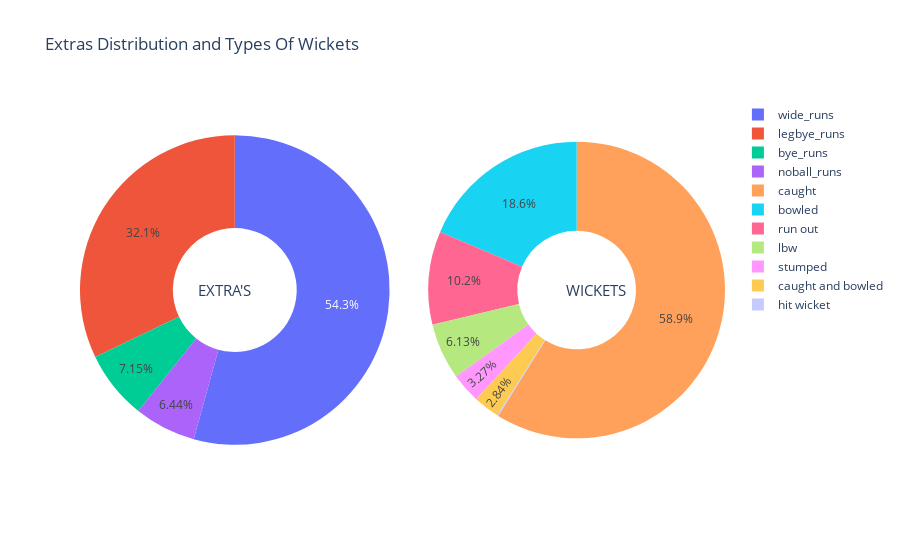

The notebook cell saved with this chart:
### Markdown cell above
### Extras And Wickets (INTERACTIVE)

### Code cell
extras=['wide_runs','bye_runs','legbye_runs','noball_runs']
sizes=[5161,680,3056,612]

dismiss=["run out","bowled", "caught", "lbw", "stumped", "caught and bowled", "hit wicket"]
ct=delivery[delivery["dismissal_kind"].isin(dismiss)]
bx=ct.dismissal_kind.value_counts()[:10]
bx


fig = {
  "data": [
    {
      "values": sizes,
      "labels": extras,
      "domain": {"x": [0, .48]},
      "name": "Extra's",
      "hoverinfo":"label+percent+name",
      "hole": .4,
      "type": "pie"
    },     
    {
      "values": bx.values ,
      "labels": bx.index,
      "textposition":"inside",
      "domain": {"x": [.54, 1]},
      "name": "Wickets",
      "hoverinfo":"label+percent+name",
      "hole": .4,
      "type": "pie"
    }],
  "layout": {
        "title":"Extras Distribution and Types Of Wickets",
        "annotations": [
            {
                "font": {
                    "size": 15
                },
                "showarrow": False,
                "text": "EXTRA'S",
                "x": 0.18,
                "y": 0.5
            },
            {
                "font": {
                    "size": 15
                },
                "showarrow": False,
                "text": "WICKETS",
                "x": 0.85,
                "y": 0.5
            }
        ]
    }
}
py.iplot(fig, filename='donut')

### Figure 1 — Plotly figure (JSON) as saved in the notebook; plotly's stock layout.template omitted (floating-point values rounded to 4 significant figures)
{"data": [{"domain": {"x": [0, 0.48]}, "hole": 0.4, "hoverinfo": "label+percent+name", "labels": ["wide_runs", "bye_runs", "legbye_runs", "noball_runs"], "name": "Extra's", "type": "pie", "values": [5161, 680, 3056, 612]}, {"domain": {"x": [0.54, 1]}, "hole": 0.4, "hoverinfo": "label+percent+name", "labels": ["caught", "bowled", "run out", "lbw", "stumped", "caught and bowled", "hit wicket"], "name": "Wickets", "textposition": "inside", "type": "pie", "values": [4373, 1382, 755, 455, 243, 211, 9]}], "layout": {"annotations": [{"font": {"size": 15}, "showarrow": false, "text": "EXTRA'S", "x": 0.18, "y": 0.5}, {"font": {"size": 15}, "showarrow": false, "text": "WICKETS", "x": 0.85, "y": 0.5}], "title": {"text": "Extras Distribution and Types Of Wickets"}}}
